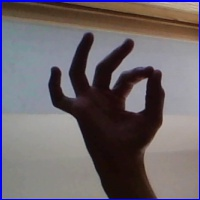
#> input picture test_images/F_test.jpg, 200 x 200 px
$ python Conversione_immagini.py
#> lines starting #> are read from the running program, lines starting #| are printed output that depends on the picture
from PIL import Image
import matplotlib.pyplot as plt
import numpy as np

class ImageConverter:
    def __init__(self, path):
#> called with path = 'test_images/F_test.jpg'
        img_path = path

        self.img = Image.open(img_path) .convert('L')  # Converti in scala di grigi
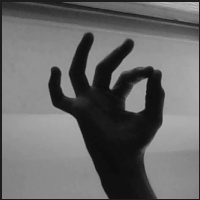
#> self.img: PIL image 200x200 L; min 11, max 192, mean 103.7

        self.img = self.img.resize((28, 28))  # Ridimensiona a 28x28
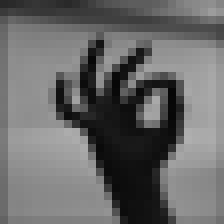
#> self.img: PIL image 28x28 L (shown 8 times larger); min 6, max 175, mean 104.5


        self.img_array = np.array(self.img)  # Converti l'immagine in un array numpy
        self.img_array = self.img_array.astype('float64') / 255.0  # Normalizza i pixel tra 0 e 1

        self.img_array = self.img_array.flatten()
#> self.img_array = 784 values, max 0.686 at index 499, min 0.0235 at index 329, mean 0.41

    def image_array(self):
        return self.img_array

    def show_image(self):
        plt.imshow(self.img, cmap='gray')  # Utilizza la mappa di colori in scala di grigi
        plt.axis('off')  # Nasconde gli assi
        plt.show()

if __name__ == '__main__':
    img_path = 'test_images/prova3.jpeg'

    path = 'test_images/F_test.jpg'
    Converter = ImageConverter(path)
    Converter.show_image()
    img_array = Converter.image_array()
#> img_array has the same summary as self.img_array in __init__
    img_array = img_array.reshape(1,28,28,1)
    img_array.shape

$ run again, with test_images/prova2.jpeg copied over test_images/F_test.jpg
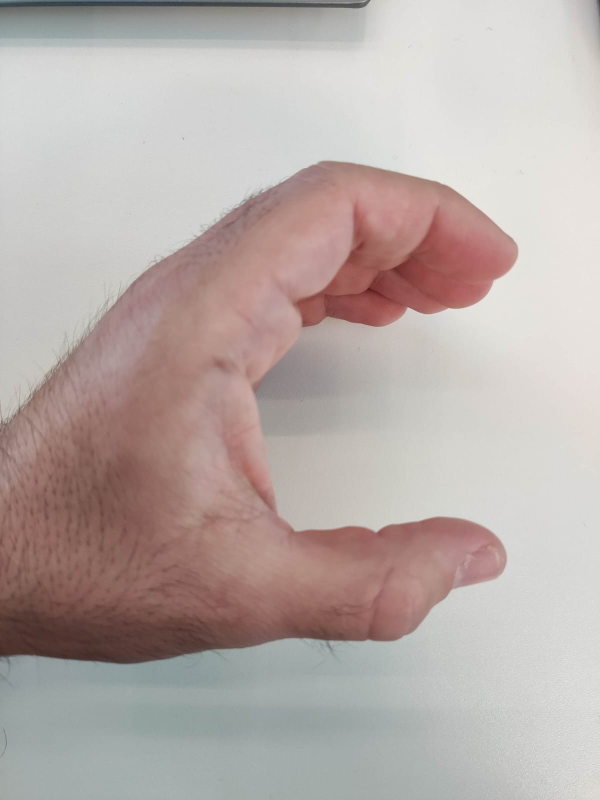
#> input picture test_images/prova2.jpeg, 1200 x 1600 px (shown at 1/2 size)
#> in __init__, `self.img = Image.open(img_path) .convert('L')`:
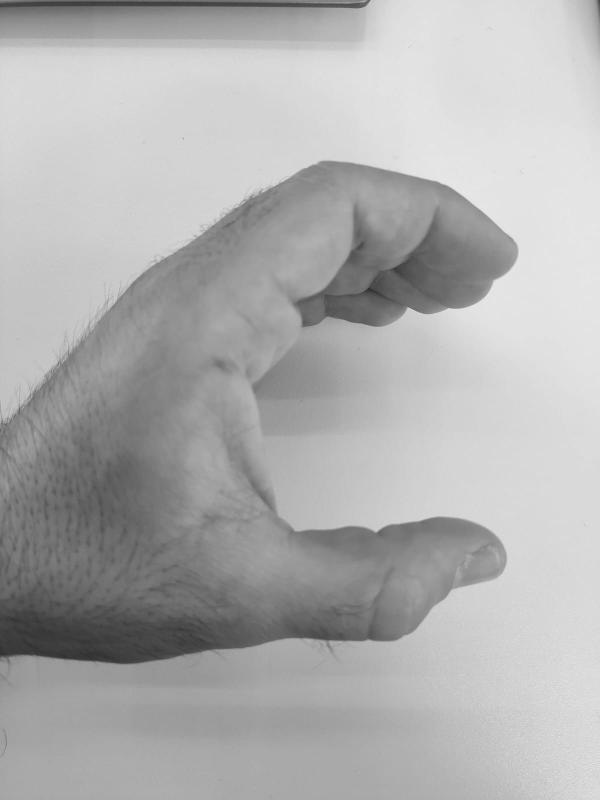
#> self.img: PIL image 1200x1600 L (shown at 1/2 size); min 42, max 238, mean 175.3
#> in __init__, `self.img = self.img.resize((28, 28))`:
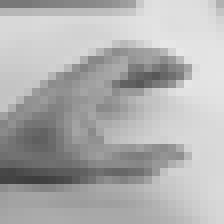
#> self.img: PIL image 28x28 L (shown 8 times larger); min 62, max 231, mean 175.4
#> in __init__, `self.img_array = self.img_array.flatten()`: self.img_array = 784 values, max 0.906 at index 160, min 0.243 at index 620, mean 0.688
#> img_array has the same summary as self.img_array in __init__

$ run again, with test_images/prova.jpeg copied over test_images/F_test.jpg
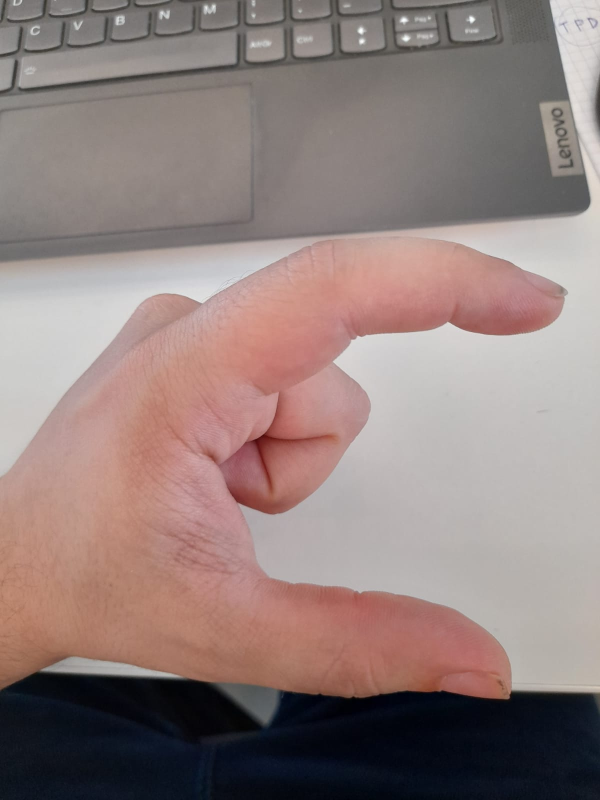
#> input picture test_images/prova.jpeg, 1200 x 1600 px (shown at 1/2 size)
#> in __init__, `self.img = Image.open(img_path) .convert('L')`:
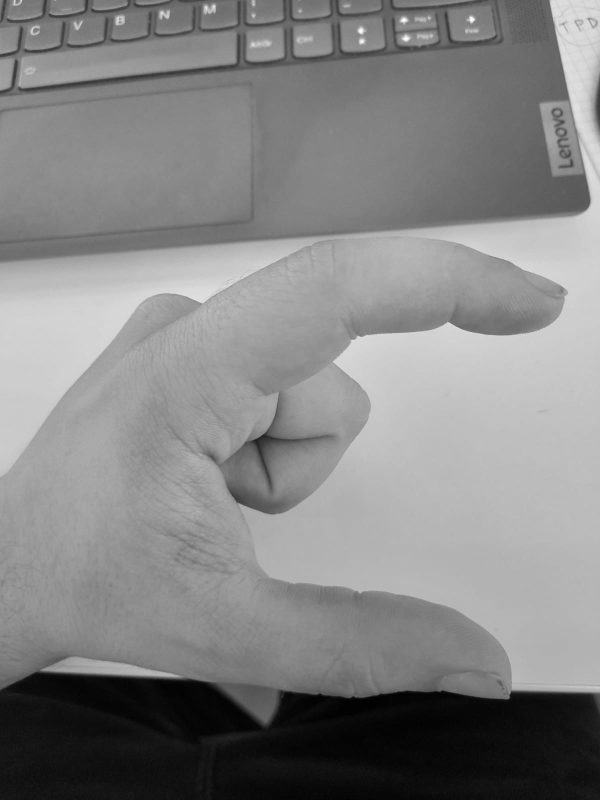
#> self.img: PIL image 1200x1600 L (shown at 1/2 size); min 0, max 255, mean 132.6
#> in __init__, `self.img = self.img.resize((28, 28))`:
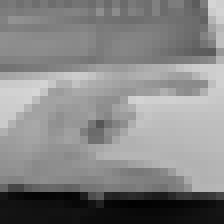
#> self.img: PIL image 28x28 L (shown 8 times larger); min 1, max 214, mean 132.7
#> in __init__, `self.img_array = self.img_array.flatten()`: self.img_array = 784 values, max 0.839 at index 312, min 0.00392 at index 716, mean 0.52
#> img_array has the same summary as self.img_array in __init__
